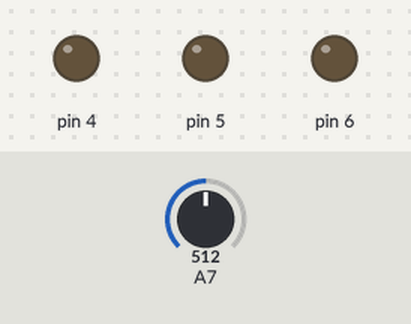
Simulated run of this sketch. Board: Arduino Nano, built with avr-gcc and run on an emulated ATmega328P. On the bench: output pins drawn as LEDs (lit = HIGH). The test bench sets the inputs (shaded band); at power-on: A7 = 512. What the sketch prints to the serial monitor is not drawn.

Above: at 1.2 s.
1.3 s: A7 set to 483
At 2.2 s:
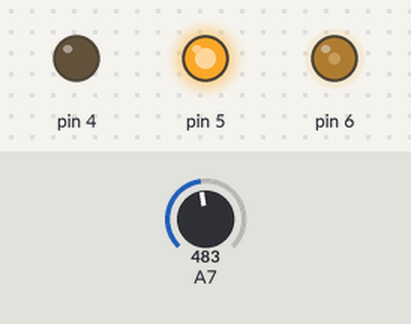
Timing chart, 0 to 4.3 s (numbered marks = the images above; inputs shaded):
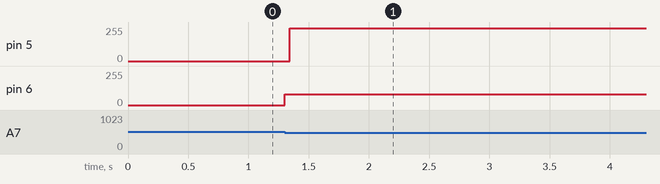

Measured:
- the behaviour switches between 497 and 496 on A7 (found by bisection; images 0 and 1)
- after the input at 1.3 s, pin 5: 0/255 → 246/255 at once; pin 6: 0/255 → 80/255 at once

The sketch:

CustomServoCode.ino
```cpp
void setup() {
  Serial.begin(9600);
  Serial.println("Started");

  pinMode(4, OUTPUT);
  pinMode(5, OUTPUT);
  pinMode(6, OUTPUT);

  pinMode(7, INPUT);
  pinMode(8, INPUT);

  digitalWrite(4, LOW);
  digitalWrite(5, LOW);
  analogWrite(6, 0);

}

// TODO:
// implement onlysmall speeds when we're near the wanted area

// GOOD SETTINGS:
//Speed=150, okayZone=50 or maybe more
//Speed=200, okayZone=90 or maybe less
//HighSpeed=150, lowSpeed=66, cbnZone=80, slowZone=20

int Speed; // lowest speed 45

//#define safety 24
int desiredAngle = 512;

#define cbnZone 60 // 60
#define slowZone 30 // 30
#define lowSpeed 66 // 66
#define highSpeed 80 // 100

int enterTime;
int correctionTime = 30; // in ms

int debugStep = 30; // 50
boolean Continue = false;
boolean buttonUp = true;
void loop() {
  /*potentiometer = analogRead(A7);
  Serial.println("Current: " + String(potentiometer) + " Desired " + String(desiredAngle) + " Currents: " + String(analogRead(A6)));

  if(digitalRead(7)==HIGH){
    Speed = highSpeed;
    analogWrite(6, Speed);
    digitalWrite(4, LOW);
    digitalWrite(5, HIGH);
  } else if(digitalRead(8)==HIGH){
    Speed = highSpeed;
    analogWrite(6, Speed);
    digitalWrite(4, HIGH);
    digitalWrite(5, LOW);
  } else {
    Speed = highSpeed;
    analogWrite(6, Speed);
    digitalWrite(4, LOW);
    digitalWrite(5, LOW);
  }*/

  if(Continue){
    Continue = false;

    // continious back and forth
    /*desiredAngle += debugStep;
    if(desiredAngle>=900){
      desiredAngle = 900;
      debugStep = -debugStep;
    } else if(desiredAngle<=100){
      desiredAngle = 100;
      debugStep = -debugStep;
    }*/

  }

    //Serial.println("Angle: " + String(analogRead(A7)) + " Desired: " + String(desiredAngle) + " Currents: " + String(analogRead(A6)));
    if(abs(analogRead(A7) - desiredAngle) > slowZone/2){

      if(analogRead(A7) - desiredAngle > 0){
        //Serial.println("Clockwise"); // turns down the potentiometer value with white in ground, purple 5v, gray A7
        Speed = highSpeed;
        analogWrite(6, Speed);
        digitalWrite(4, HIGH);
        digitalWrite(5, LOW);

        Serial.println("positive delta");
        while(analogRead(A7) - desiredAngle > cbnZone/2){}
        Speed = lowSpeed;
        analogWrite(6, Speed);
        enterTime = millis();
        while(millis()-enterTime<correctionTime && analogRead(A7) - desiredAngle > slowZone/2){}
        digitalWrite(4, LOW);
        Continue = true;

      } else if(analogRead(A7) - desiredAngle < 0){
        Speed = highSpeed;
        analogWrite(6, Speed);

        digitalWrite(4, LOW);
        digitalWrite(5, HIGH);

        Serial.println("negative delta");
        while(desiredAngle - analogRead(A7) < -cbnZone/2){}
        Speed = lowSpeed;
        analogWrite(6, Speed);
        enterTime = millis();
        while(millis()-enterTime<correctionTime && desiredAngle - analogRead(A7) < -slowZone/2){}
        digitalWrite(5, LOW);
        Continue = true;

      }

    } else {
      Continue = true;
    }

}
```
